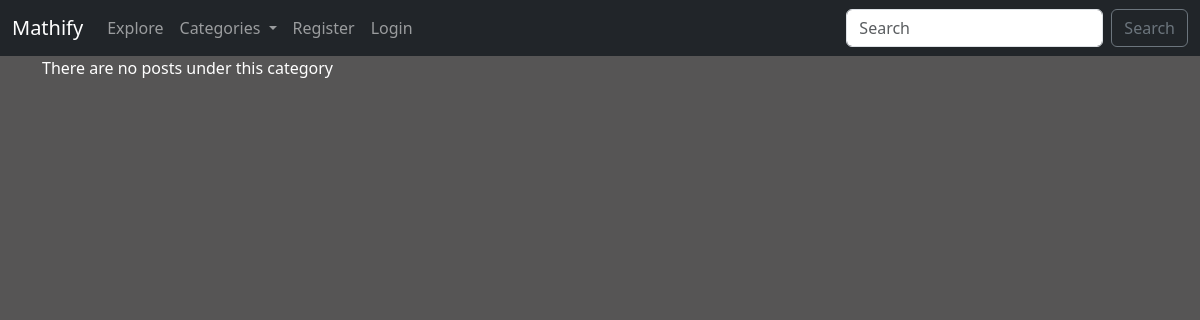
The page /category/python/ on the database as committed earlier.
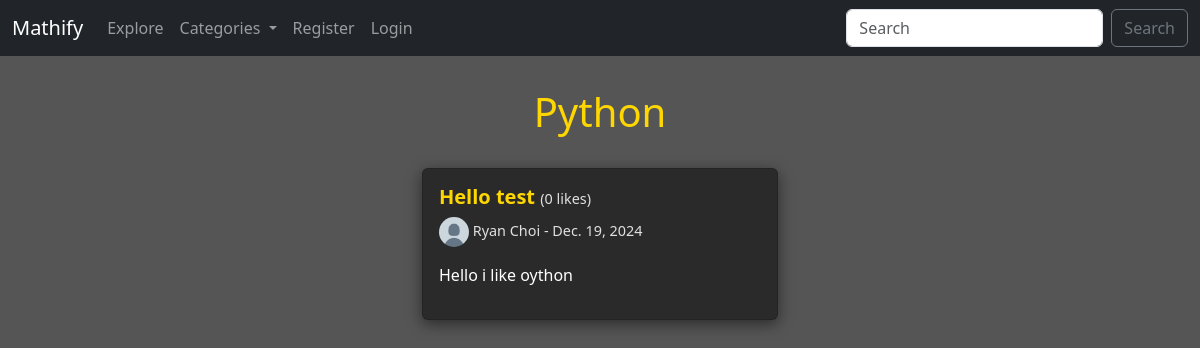
The same page on the database as committed later.
### myApp/models.py (models this page shows, shortened)
class Post(models.Model):
    title = models.CharField(max_length=255)
    header_image = models.ImageField(null=True, blank=True, upload_to="images/")
    author = models.ForeignKey(User, on_delete=models.CASCADE)
    body = RichTextField(blank=True, null=True)
    post_date = models.DateField(auto_now_add=True)
    category = models.CharField(max_length=255, default='uncategorized')
    likes = models.ManyToManyField(User, related_name='blog_post')
    def total_likes(self):
        return self.likes.count()

### myApp/views.py (the view)
# urls.py: path('category/<str:cats>/', CategoryView, name='category'),
def CategoryView(request, cats):
    category_post = Post.objects.filter(category=cats.title().replace('-', ' '))
    cat_menu = Category.objects.all()
    return render(request, 'myApp/categories.html', {
        'cats': cats.title().replace('-', ' '),
        'category_post': category_post,
        'cat_menu': cat_menu
    })

### myApp/models.py (called while the page is built)
    def __str__(self):
        return self.name

### myApp/templates/myApp/categories.html (shortened to what this page needs)
{% extends 'myApp/base.html' %}
{% load static %}
{% block content %}
    <link rel="stylesheet" href="{% static 'myApp/css/category.css' %}">
    {% if category_post %}
        <h1>{{ cats }}</h1>
        <div class="row justify-content-center">
        {% for post in category_post %}
        <div class="col-md-4 mb-4">
            <div class="card">
                <div class="card-body">
                    <h5 class="card-title">
                        <a href="{% url 'article_details' pk=post.pk %}">{{ post.title }}</a>
                        <span class="card-color"> ({{ post.total_likes }} likes)</span>
                    </h5>
                    <h6 class="card-color">
                        {% if post.author.profile.profile_pic %}
                            <img src="{{ post.author.profile.profile_pic.url }}" width=30 height=30 class="rounded-circle">
                        {% else %}
                            <img src="{% static 'myApp/images/defaultpfp.png' %}" width=30 height=30 class="rounded-circle">
                        {% endif %}
                        {{ post.author.first_name }} {{ post.author.last_name }} - {{ post.post_date }}
                    </h6>
                    <p class="card-color">{{ post.body|safe|truncatewords:7 }}</p>
                </div>
            </div>
        </div>
        {% endfor %}
        </div>
    {%  else %}
        <p>There are no posts under this category</p>
    {%  endif %}
{% endblock %}

Rows that differ between the two databases and show on the page:
added Post: title "Hello test", total_likes "0", author.first_name "Ryan", author.last_name "Choi", post_date "Dec. 19, 2024", body "Hello i like oython"
Other text that changed with them:
{{ cats }}: (not shown) → "Python"
text no longer shown: "There are no posts under this category"
